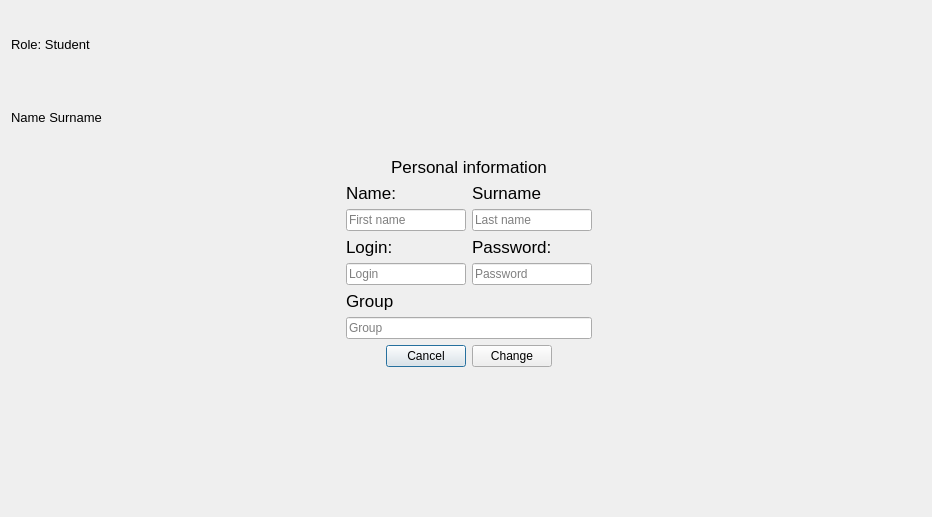
<?xml version="1.0" encoding="UTF-8"?>
<ui version="4.0">
 <class>studentpersonalwindow</class>
 <widget class="QDialog" name="studentpersonalwindow">
  <property name="geometry">
   <rect>
    <x>0</x>
    <y>0</y>
    <width>932</width>
    <height>517</height>
   </rect>
  </property>
  <property name="font">
   <font>
    <pointsize>13</pointsize>
   </font>
  </property>
  <property name="windowTitle">
   <string>Dialog</string>
  </property>
  <layout class="QGridLayout" name="gridLayout">
   <item row="0" column="0">
    <layout class="QVBoxLayout" name="verticalLayout">
     <item>
      <widget class="QLabel" name="roleLabel">
       <property name="font">
        <font>
         <pointsize>10</pointsize>
        </font>
       </property>
       <property name="text">
        <string>Role: Student</string>
       </property>
      </widget>
     </item>
     <item>
      <widget class="QLabel" name="nameLabel">
       <property name="font">
        <font>
         <pointsize>10</pointsize>
        </font>
       </property>
       <property name="text">
        <string>Name Surname</string>
       </property>
      </widget>
     </item>
    </layout>
   </item>
   <item row="0" column="1">
    <spacer name="verticalSpacer_2">
     <property name="orientation">
      <enum>Qt::Vertical</enum>
     </property>
     <property name="sizeHint" stdset="0">
      <size>
       <width>20</width>
       <height>93</height>
      </size>
     </property>
    </spacer>
   </item>
   <item row="1" column="0">
    <spacer name="horizontalSpacer_4">
     <property name="orientation">
      <enum>Qt::Horizontal</enum>
     </property>
     <property name="sizeHint" stdset="0">
      <size>
       <width>266</width>
       <height>20</height>
      </size>
     </property>
    </spacer>
   </item>
   <item row="1" column="1" colspan="2">
    <layout class="QHBoxLayout" name="horizontalLayout_5">
     <item>
      <layout class="QVBoxLayout" name="verticalLayout_2">
       <item>
        <widget class="QLabel" name="label">
         <property name="text">
          <string>Personal information</string>
         </property>
         <property name="alignment">
          <set>Qt::AlignCenter</set>
         </property>
        </widget>
       </item>
       <item>
        <layout class="QHBoxLayout" name="horizontalLayout_2">
         <item>
          <layout class="QVBoxLayout" name="verticalLayout_3">
           <item>
            <widget class="QLabel" name="label_2">
             <property name="text">
              <string>Name:</string>
             </property>
            </widget>
           </item>
           <item>
            <widget class="QLineEdit" name="nameEdit">
             <property name="font">
              <font>
               <pointsize>9</pointsize>
              </font>
             </property>
             <property name="placeholderText">
              <string>First name</string>
             </property>
            </widget>
           </item>
          </layout>
         </item>
         <item>
          <layout class="QVBoxLayout" name="verticalLayout_4">
           <item>
            <widget class="QLabel" name="label_3">
             <property name="text">
              <string>Surname</string>
             </property>
            </widget>
           </item>
           <item>
            <widget class="QLineEdit" name="surnameEdit">
             <property name="font">
              <font>
               <pointsize>9</pointsize>
              </font>
             </property>
             <property name="placeholderText">
              <string>Last name</string>
             </property>
            </widget>
           </item>
          </layout>
         </item>
        </layout>
       </item>
       <item>
        <layout class="QHBoxLayout" name="horizontalLayout_3">
         <item>
          <layout class="QVBoxLayout" name="verticalLayout_6">
           <item>
            <widget class="QLabel" name="label_4">
             <property name="text">
              <string>Login:</string>
             </property>
            </widget>
           </item>
           <item>
            <widget class="QLineEdit" name="lineEditlogin">
             <property name="font">
              <font>
               <pointsize>9</pointsize>
              </font>
             </property>
             <property name="text">
              <string/>
             </property>
             <property name="placeholderText">
              <string>Login</string>
             </property>
            </widget>
           </item>
          </layout>
         </item>
         <item>
          <layout class="QVBoxLayout" name="verticalLayout_7">
           <item>
            <widget class="QLabel" name="label_6">
             <property name="text">
              <string>Password:</string>
             </property>
            </widget>
           </item>
           <item>
            <widget class="QLineEdit" name="lineEditpass">
             <property name="font">
              <font>
               <pointsize>9</pointsize>
              </font>
             </property>
             <property name="inputMethodHints">
              <set>Qt::ImhNoAutoUppercase|Qt::ImhNoPredictiveText|Qt::ImhSensitiveData</set>
             </property>
             <property name="echoMode">
              <enum>QLineEdit::PasswordEchoOnEdit</enum>
             </property>
             <property name="placeholderText">
              <string>Password</string>
             </property>
            </widget>
           </item>
          </layout>
         </item>
        </layout>
       </item>
       <item>
        <layout class="QHBoxLayout" name="horizontalLayout_4">
         <item>
          <layout class="QVBoxLayout" name="verticalLayout_8">
           <item>
            <widget class="QLabel" name="label_7">
             <property name="text">
              <string>Group</string>
             </property>
            </widget>
           </item>
           <item>
            <widget class="QLineEdit" name="groupEdit">
             <property name="font">
              <font>
               <pointsize>9</pointsize>
              </font>
             </property>
             <property name="placeholderText">
              <string>Group</string>
             </property>
            </widget>
           </item>
          </layout>
         </item>
        </layout>
       </item>
       <item>
        <layout class="QHBoxLayout" name="horizontalLayout">
         <item>
          <spacer name="horizontalSpacer_3">
           <property name="orientation">
            <enum>Qt::Horizontal</enum>
           </property>
           <property name="sizeHint" stdset="0">
            <size>
             <width>40</width>
             <height>20</height>
            </size>
           </property>
          </spacer>
         </item>
         <item>
          <widget class="QPushButton" name="CancelButton">
           <property name="font">
            <font>
             <pointsize>9</pointsize>
            </font>
           </property>
           <property name="text">
            <string>Cancel</string>
           </property>
          </widget>
         </item>
         <item>
          <widget class="QPushButton" name="ChangeButton">
           <property name="font">
            <font>
             <pointsize>9</pointsize>
            </font>
           </property>
           <property name="text">
            <string>Change</string>
           </property>
          </widget>
         </item>
         <item>
          <spacer name="horizontalSpacer_2">
           <property name="orientation">
            <enum>Qt::Horizontal</enum>
           </property>
           <property name="sizeHint" stdset="0">
            <size>
             <width>40</width>
             <height>20</height>
            </size>
           </property>
          </spacer>
         </item>
        </layout>
       </item>
      </layout>
     </item>
    </layout>
   </item>
   <item row="1" column="3">
    <spacer name="horizontalSpacer">
     <property name="orientation">
      <enum>Qt::Horizontal</enum>
     </property>
     <property name="sizeHint" stdset="0">
      <size>
       <width>318</width>
       <height>20</height>
      </size>
     </property>
    </spacer>
   </item>
   <item row="2" column="2">
    <spacer name="verticalSpacer">
     <property name="orientation">
      <enum>Qt::Vertical</enum>
     </property>
     <property name="sizeHint" stdset="0">
      <size>
       <width>20</width>
       <height>118</height>
      </size>
     </property>
    </spacer>
   </item>
  </layout>
 </widget>
 <resources/>
 <connections/>
</ui>
